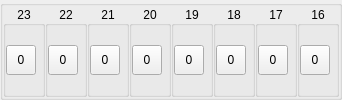
        <widget class="QGroupBox" name="groupBox16_23">
         <layout class="QHBoxLayout" name="horizontalLayout_8">
          <property name="spacing">
           <number>0</number>
          </property>
          <property name="leftMargin">
           <number>0</number>
          </property>
          <property name="topMargin">
           <number>0</number>
          </property>
          <property name="rightMargin">
           <number>0</number>
          </property>
          <property name="bottomMargin">
           <number>0</number>
          </property>
          <item>
           <widget class="QGroupBox" name="groupBox23">
            <property name="title">
             <string notr="true">23</string>
            </property>
            <property name="alignment">
             <set>Qt::AlignCenter</set>
            </property>
            <layout class="QVBoxLayout" name="verticalLayout_29">
             <property name="leftMargin">
              <number>0</number>
             </property>
             <property name="topMargin">
              <number>0</number>
             </property>
             <property name="rightMargin">
              <number>0</number>
             </property>
             <property name="bottomMargin">
              <number>0</number>
             </property>
             <item>
              <widget class="QToolButton" name="toolButton23">
               <property name="minimumSize">
                <size>
                 <width>30</width>
                 <height>30</height>
                </size>
               </property>
               <property name="maximumSize">
                <size>
                 <width>30</width>
                 <height>30</height>
                </size>
               </property>
               <property name="text">
                <string notr="true">0</string>
               </property>
               <property name="checkable">
                <bool>true</bool>
               </property>
              </widget>
             </item>
            </layout>
           </widget>
          </item>
          <item>
           <widget class="QGroupBox" name="groupBox22">
            <property name="title">
             <string notr="true">22</string>
            </property>
            <property name="alignment">
             <set>Qt::AlignCenter</set>
            </property>
            <layout class="QVBoxLayout" name="verticalLayout_30">
             <property name="leftMargin">
              <number>0</number>
             </property>
             <property name="topMargin">
              <number>0</number>
             </property>
             <property name="rightMargin">
              <number>0</number>
             </property>
             <property name="bottomMargin">
              <number>0</number>
             </property>
             <item>
              <widget class="QToolButton" name="toolButton22">
               <property name="minimumSize">
                <size>
                 <width>30</width>
                 <height>30</height>
                </size>
               </property>
               <property name="maximumSize">
                <size>
                 <width>30</width>
                 <height>30</height>
                </size>
               </property>
               <property name="text">
                <string notr="true">0</string>
               </property>
               <property name="checkable">
                <bool>true</bool>
               </property>
              </widget>
             </item>
            </layout>
           </widget>
          </item>
          <item>
           <widget class="QGroupBox" name="groupBox21">
            <property name="title">
             <string notr="true">21</string>
            </property>
            <property name="alignment">
             <set>Qt::AlignCenter</set>
            </property>
            <layout class="QVBoxLayout" name="verticalLayout_31">
             <property name="leftMargin">
              <number>0</number>
             </property>
             <property name="topMargin">
              <number>0</number>
             </property>
             <property name="rightMargin">
              <number>0</number>
             </property>
             <property name="bottomMargin">
              <number>0</number>
             </property>
             <item>
              <widget class="QToolButton" name="toolButton21">
               <property name="minimumSize">
                <size>
                 <width>30</width>
                 <height>30</height>
                </size>
               </property>
               <property name="maximumSize">
                <size>
                 <width>30</width>
                 <height>30</height>
                </size>
               </property>
               <property name="text">
                <string notr="true">0</string>
               </property>
               <property name="checkable">
                <bool>true</bool>
               </property>
              </widget>
             </item>
            </layout>
           </widget>
          </item>
          <item>
           <widget class="QGroupBox" name="groupBox20">
            <property name="title">
             <string notr="true">20</string>
            </property>
            <property name="alignment">
             <set>Qt::AlignCenter</set>
            </property>
            <layout class="QVBoxLayout" name="verticalLayout_32">
             <property name="leftMargin">
              <number>0</number>
             </property>
             <property name="topMargin">
              <number>0</number>
             </property>
             <property name="rightMargin">
              <number>0</number>
             </property>
             <property name="bottomMargin">
              <number>0</number>
             </property>
             <item>
              <widget class="QToolButton" name="toolButton20">
               <property name="minimumSize">
                <size>
                 <width>30</width>
                 <height>30</height>
                </size>
               </property>
               <property name="maximumSize">
                <size>
                 <width>30</width>
                 <height>30</height>
                </size>
               </property>
               <property name="text">
                <string notr="true">0</string>
               </property>
               <property name="checkable">
                <bool>true</bool>
               </property>
              </widget>
             </item>
            </layout>
           </widget>
          </item>
          <item>
           <widget class="QGroupBox" name="groupBox19">
            <property name="title">
             <string notr="true">19</string>
            </property>
            <property name="alignment">
             <set>Qt::AlignCenter</set>
            </property>
            <layout class="QVBoxLayout" name="verticalLayout_33">
             <property name="leftMargin">
              <number>0</number>
             </property>
             <property name="topMargin">
              <number>0</number>
             </property>
             <property name="rightMargin">
              <number>0</number>
             </property>
             <property name="bottomMargin">
              <number>0</number>
             </property>
             <item>
              <widget class="QToolButton" name="toolButton19">
               <property name="minimumSize">
                <size>
                 <width>30</width>
                 <height>30</height>
                </size>
               </property>
               <property name="maximumSize">
                <size>
                 <width>30</width>
                 <height>30</height>
                </size>
               </property>
               <property name="text">
                <string notr="true">0</string>
               </property>
               <property name="checkable">
                <bool>true</bool>
               </property>
              </widget>
             </item>
            </layout>
           </widget>
          </item>
          <item>
           <widget class="QGroupBox" name="groupBox18">
            <property name="title">
             <string notr="true">18</string>
            </property>
            <property name="alignment">
             <set>Qt::AlignCenter</set>
            </property>
            <layout class="QVBoxLayout" name="verticalLayout_34">
             <property name="leftMargin">
              <number>0</number>
             </property>
             <property name="topMargin">
              <number>0</number>
             </property>
             <property name="rightMargin">
              <number>0</number>
             </property>
             <property name="bottomMargin">
              <number>0</number>
             </property>
             <item>
              <widget class="QToolButton" name="toolButton18">
               <property name="minimumSize">
                <size>
                 <width>30</width>
                 <height>30</height>
                </size>
               </property>
               <property name="maximumSize">
                <size>
                 <width>30</width>
                 <height>30</height>
                </size>
               </property>
               <property name="text">
                <string notr="true">0</string>
               </property>
               <property name="checkable">
                <bool>true</bool>
               </property>
              </widget>
             </item>
            </layout>
           </widget>
          </item>
          <item>
           <widget class="QGroupBox" name="groupBox17">
            <property name="title">
             <string notr="true">17</string>
            </property>
            <property name="alignment">
             <set>Qt::AlignCenter</set>
            </property>
            <layout class="QVBoxLayout" name="verticalLayout_35">
             <property name="leftMargin">
              <number>0</number>
             </property>
             <property name="topMargin">
              <number>0</number>
             </property>
             <property name="rightMargin">
              <number>0</number>
             </property>
             <property name="bottomMargin">
              <number>0</number>
             </property>
             <item>
              <widget class="QToolButton" name="toolButton17">
               <property name="minimumSize">
                <size>
                 <width>30</width>
                 <height>30</height>
                </size>
               </property>
               <property name="maximumSize">
                <size>
                 <width>30</width>
                 <height>30</height>
                </size>
               </property>
               <property name="text">
                <string notr="true">0</string>
               </property>
               <property name="checkable">
                <bool>true</bool>
               </property>
              </widget>
             </item>
            </layout>
           </widget>
          </item>
          <item>
           <widget class="QGroupBox" name="groupBox16">
            <property name="title">
             <string notr="true">16</string>
            </property>
            <property name="alignment">
             <set>Qt::AlignCenter</set>
            </property>
            <layout class="QVBoxLayout" name="verticalLayout_36">
             <property name="leftMargin">
              <number>0</number>
             </property>
             <property name="topMargin">
              <number>0</number>
             </property>
             <property name="rightMargin">
              <number>0</number>
             </property>
             <property name="bottomMargin">
              <number>0</number>
             </property>
             <item>
              <widget class="QToolButton" name="toolButton16">
               <property name="minimumSize">
                <size>
                 <width>30</width>
                 <height>30</height>
                </size>
               </property>
               <property name="maximumSize">
                <size>
                 <width>30</width>
                 <height>30</height>
                </size>
               </property>
               <property name="text">
                <string notr="true">0</string>
               </property>
               <property name="checkable">
                <bool>true</bool>
               </property>
              </widget>
             </item>
            </layout>
           </widget>
          </item>
         </layout>
        </widget>
